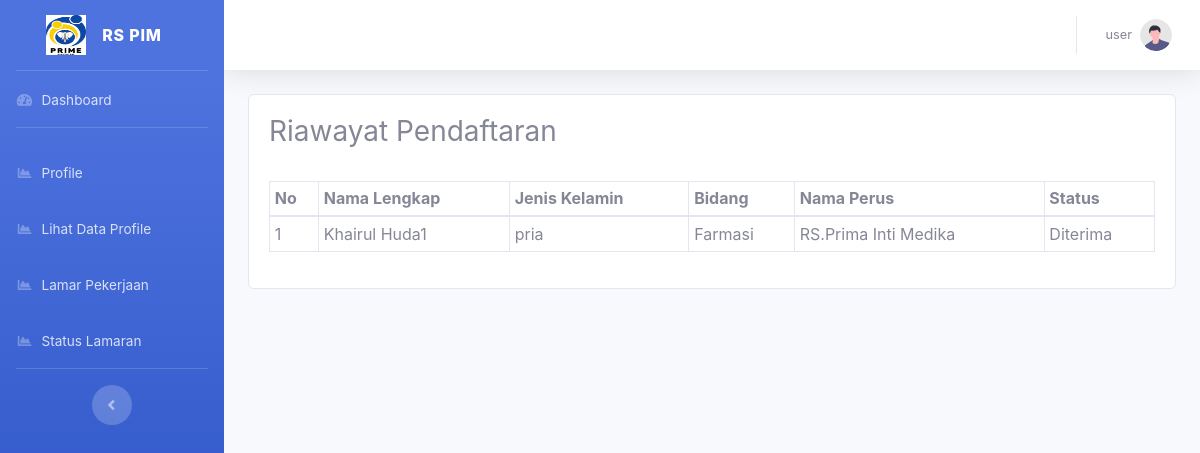
The page /dashboard/index.php?r=status_lamaran/index (signed in) on the database as committed earlier.
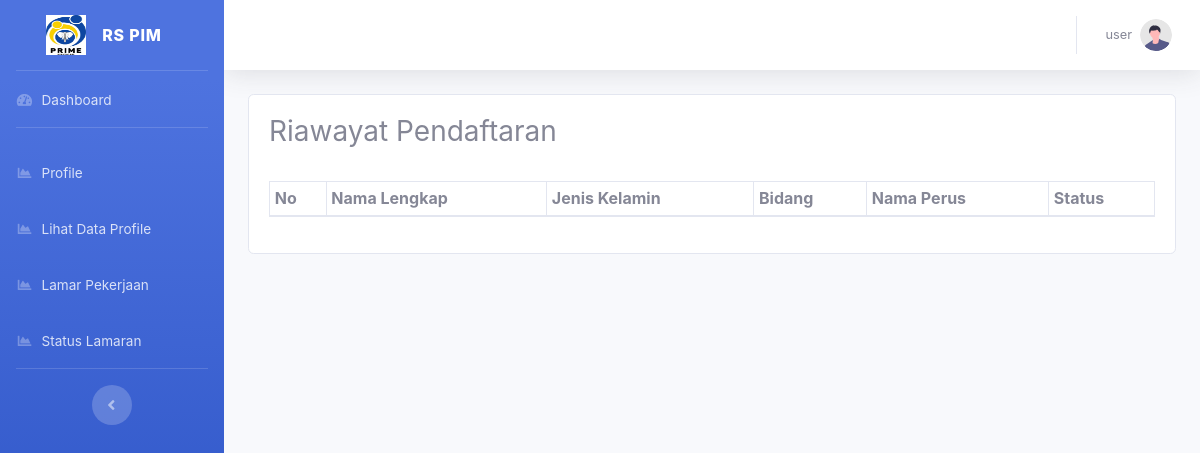
The same page on the database as committed later.
### tables this page shows
CREATE TABLE `tbl_pendaftaran` (
  `id_pendaftaran` int(11) NOT NULL,
  `id_lowongan` int(11) DEFAULT NULL,
  `id_datadiri` int(11) DEFAULT NULL,
  `jenis_kelamin` enum('pria','wanita') DEFAULT NULL,
  `bidang` varchar(100) DEFAULT NULL,
  `nama_perus` varchar(100) DEFAULT NULL,
  `nama_lengkap` varchar(100) NOT NULL,
  `status` int(11) NOT NULL
);

### dashboard/index.php (called while the page is built, shortened)
<?php require_once '../config/conn.php'; ?>
<?php require_once 'layouts/header.php'; ?>
<?php include 'layouts/sidebar.php'; ?>
<?php $page = $_REQUEST['r']; ?>
<?php include_once $page.'.php'; ?>
<?php include 'layouts/footer.php'; ?>

### config/conn.php (called while the page is built, shortened)
<?php
function Connect(){
    $connect = mysqli_connect(HOST, DB_USER, DB_PASSWORD,DB_NAME);
    if($connect){
        return $connect;
    } else {
      return FALSE;
    }
}
?>

### dashboard/status_lamaran/func.php (called while the page is built, shortened)
<?php
function GetAll()
{
  $query = "SELECT * FROM tbl_pendaftaran";
  $exe = mysqli_query(Connect(), $query);
  while ($data = mysqli_fetch_array($exe)) {
    $datas[] = array(
      'id_pendaftaran' => $data['id_pendaftaran'],
      'id_lowongan' => $data['id_lowongan'],
      'nama_lengkap' => $data['nama_lengkap'],
      'jenis_kelamin' => $data['jenis_kelamin'],
      'bidang' => $data['bidang'],
      'nama_perus' => $data['nama_perus'],
      'status' => $data['status'],
    );
  }
  return $datas;
}

### dashboard/status_lamaran/index.php (the view, shortened to what this page needs)
<h3>Riawayat Pendaftaran</h3>
<br>
<div class='table-responsive'>
  <table class='table table-bordered table-sm'>
    <thead>
      <tr>
        <th>No</th>
        <th>Nama Lengkap</th>
        <th>Jenis Kelamin</th>
        <th>Bidang</th>
        <th>Nama Perus</th>
        <th>Status</th>
      </tr>
    </thead>
    <tbody>
      <?php
      $lowongans = GetAll();
      $no = 1;
      if (isset($lowongans)) {
        foreach ($lowongans as $data) {
          echo "<tr>";
          echo "<td>" . $no++ . "</td>";
          echo "<td>" . $data['nama_lengkap'] . "</td>";
          echo "<td>" . $data['jenis_kelamin'] . "</td>";
          echo "<td>" . $data['bidang'] . "</td>";
          echo "<td>" . $data['nama_perus'] . "</td>";
          echo "<td>";
          if ($data['status'] == 1) {
            echo "Menunggu Konfirmasi";
          } else if ($data['status'] == 2){
            echo "Diterima";
          }else if ($data['status'] == 3){
            echo "Ditolak";
          }
          echo "</td>";
        }
      }
      ?>
    </tbody>
  </table>
</div>

Rows that differ between the two databases and show on the page:
removed tbl_pendaftaran: nama_lengkap "Khairul Huda1", jenis_kelamin "pria", bidang "Farmasi", nama_perus "RS.Prima Inti Medika", status "Diterima"
